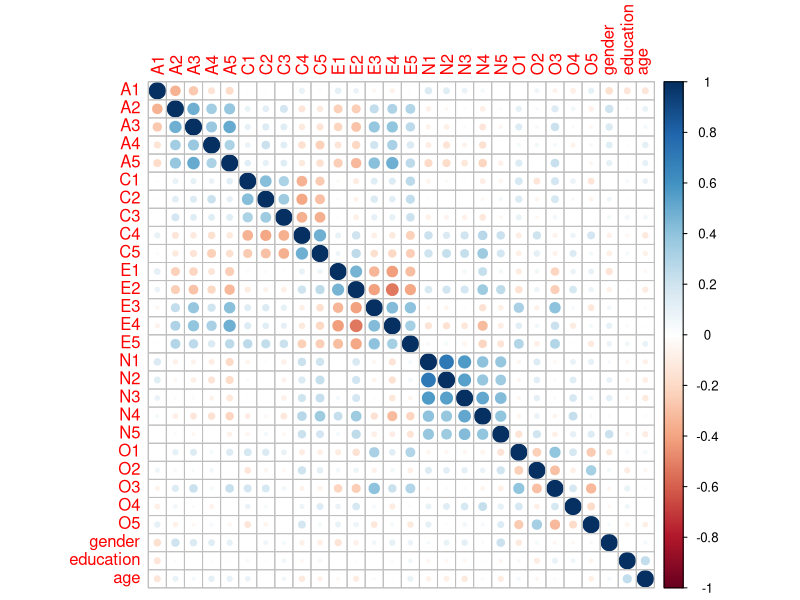
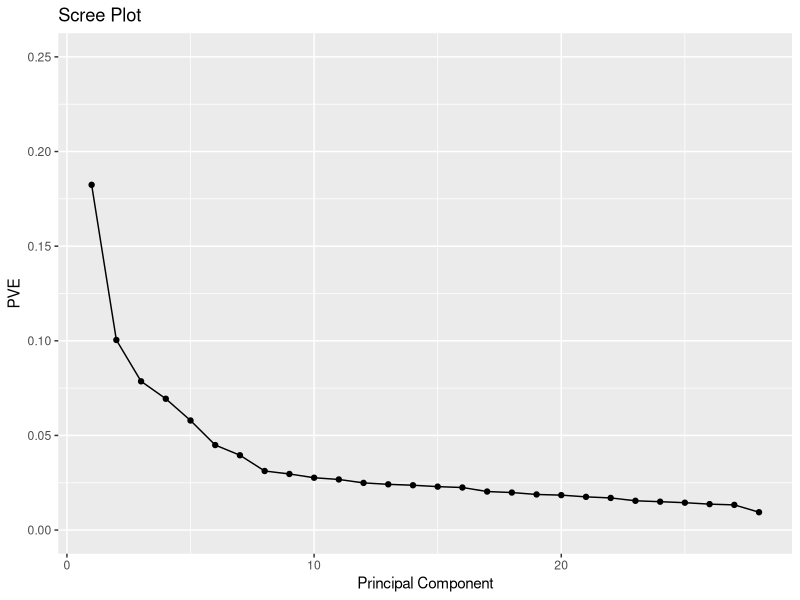
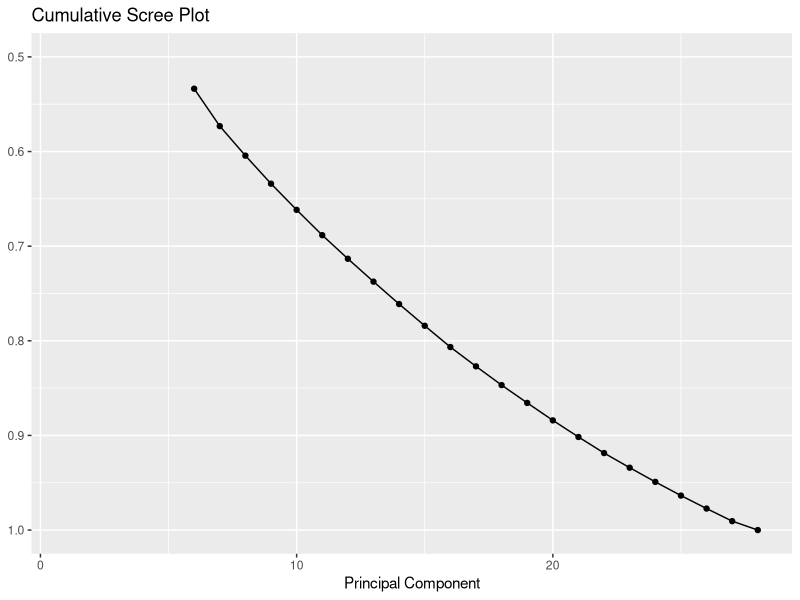

Source code (R) for these figures, in order:
#install.packages('psych')

library(psych)
library(tidyverse)
library(corrplot)


bfi_data <- psych::bfi

head(bfi_data)
dim(bfi_data)

bfi_data <- bfi_data %>% 
  drop_na()

length(names(bfi_data)) *20

corr_bfi <- cor(bfi_data)
corrplot(corr_bfi)

factor_analysis <- psych::fa(corr_bfi)
eigen <- factor_analysis$e.values

PVE <- eigen / sum(eigen) %>% sort()

qplot(c(1:28), PVE) + 
  geom_line() + 
  xlab("Principal Component") + 
  ylab("PVE") +
  ggtitle("Scree Plot") +
  ylim(0, 0.25)

qplot(c(1:28), cumsum(PVE)) + 
  geom_line() + 
  xlab("Principal Component") + 
  ylab(NULL) + 
  ggtitle("Cumulative Scree Plot") +
  ylim(1,0.5)














